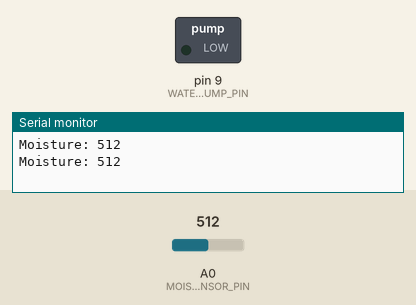
Recording of a sketch running on a simulated Arduino Uno, built with avr-gcc and run on an emulated ATmega328P. Shown: switched loads named in the sketch (green lamp = pin HIGH), the last lines printed to the serial monitor. Inputs (shaded band) come from the test bench; at power-on: A0 (MOISTURE_SENSOR_PIN) = 512.

Above: at 1.8 s.
1.9 s: A0 (MOISTURE_SENSOR_PIN) set to 411
3.4 s: A0 (MOISTURE_SENSOR_PIN) set to 383
At 4.8 s:
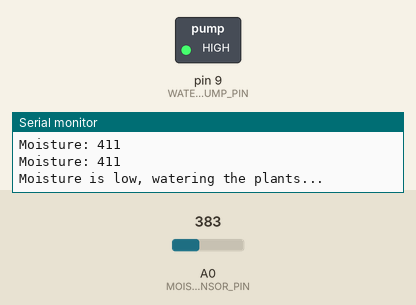
Timing chart, 0 to 11.5 s (numbered marks = the images above; inputs shaded):
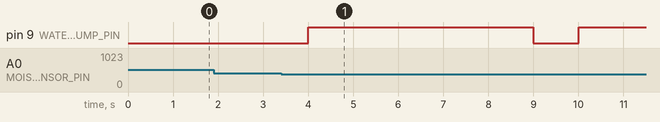

Measured:
- the behaviour switches between 400 and 399 on A0 (MOISTURE_SENSOR_PIN) (found by bisection; images 0 and 1)
- after the input at 3.4 s, pin 9 (WATER_PUMP_PIN): LOW → HIGH after 0.60 s, → LOW 5.0 s later, → HIGH 1.0 s later

The sketch:

AutoWateringPlot_EngVer.ino
```cpp
#define MOISTURE_SENSOR_PIN A0 //Define pin for soil moisture sensor
#define WATER_PUMP_PIN 9       //Define pin to control the water pump

#define MOISTURE_THRESHOLD 400  //moisture level to trigger watering

void setup() {
  pinMode(WATER_PUMP_PIN, OUTPUT);
  digitalWrite(WATER_PUMP_PIN, LOW); //turn off water pump
  Serial.begin(9600);
}

void loop() {
  //read soil moisture level
  int moisture = analogRead(MOISTURE_SENSOR_PIN);

  //check if moisture is below threshold are suitable
  if (moisture < MOISTURE_THRESHOLD) {
    Serial.println("Moisture is low, watering the plants..."); //display watering status
    digitalWrite(WATER_PUMP_PIN, HIGH); //turn on water pump
    delay(5000); //watering time(5 seconds)
    digitalWrite(WATER_PUMP_PIN, LOW); //turn off water pump
    Serial.println("Plant watered"); //display watering status
  }

  Serial.print("Moisture: "); //display moisture level
  Serial.println(moisture);

  delay(1000); //display delay (1 second)
}
```
